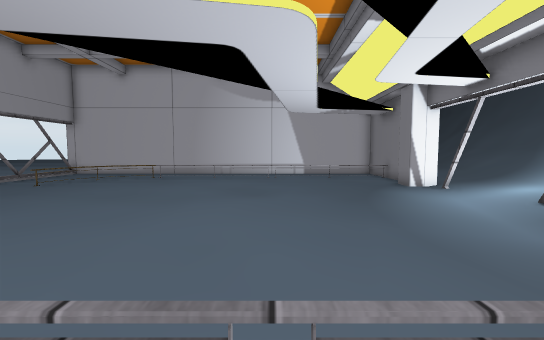
View 1 (above)

19 first-person views from a walk through a scene from a Unity 3-D project. The camera is 1.4 m above the floor, tilts 4° down and sees 90° across. The floor is counted in squares, 1 m on a side. Each view is taken from the middle of a square. On the plan, view 1 faces up. The plan holds only what a view shows up to about 13 squares ahead; the rest is blank. The place goes on beyond the plan. The player character is not drawn. Some surface patterns are stand-ins.

View 2
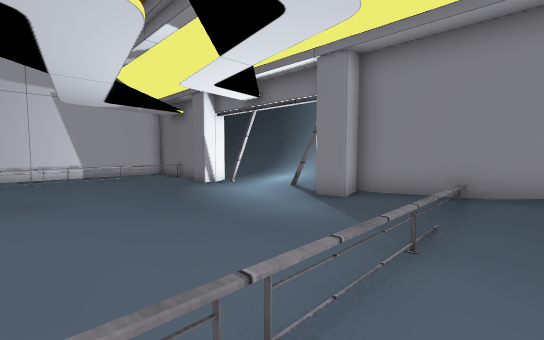

View 3
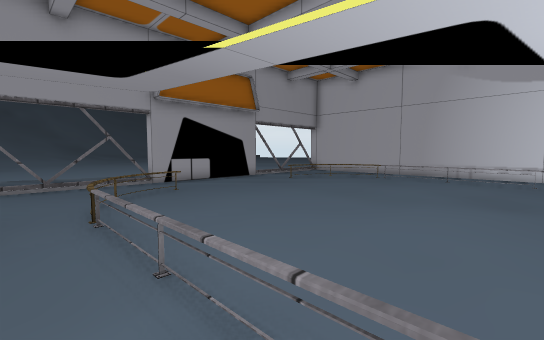

View 4
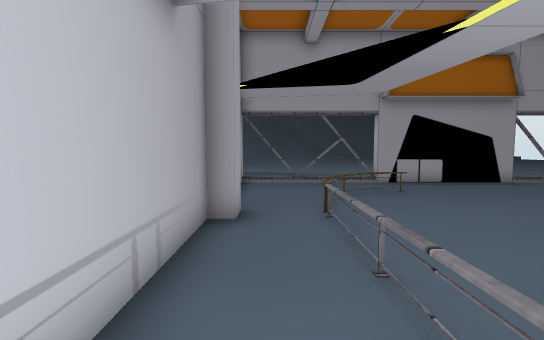

View 5
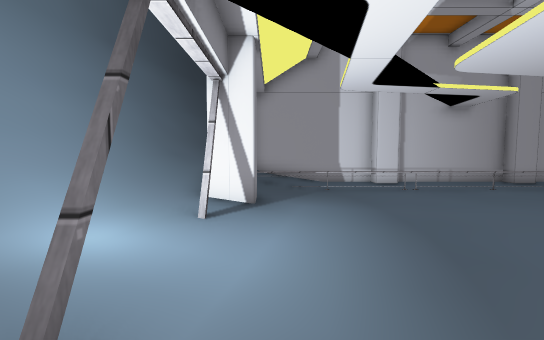

View 6
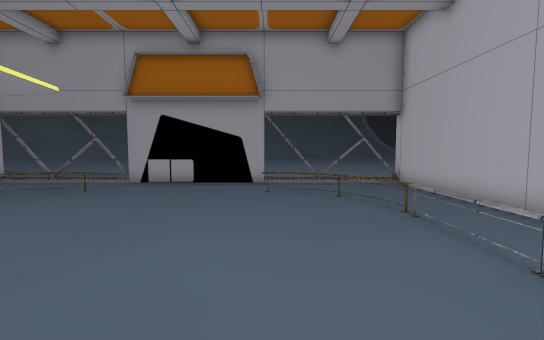

View 7
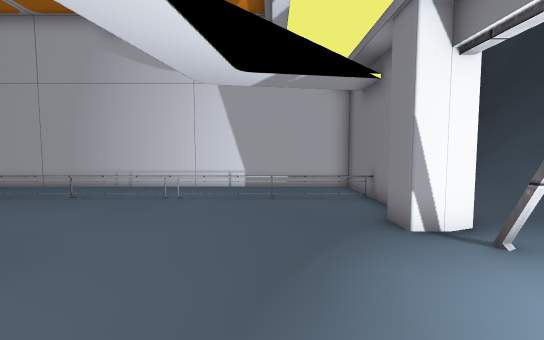

View 8
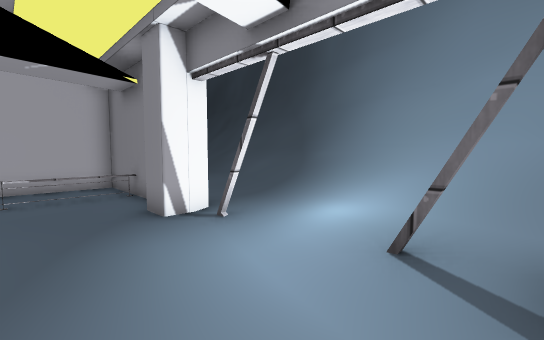

View 9
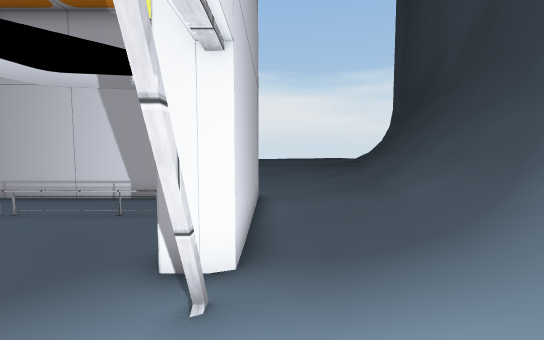

View 10
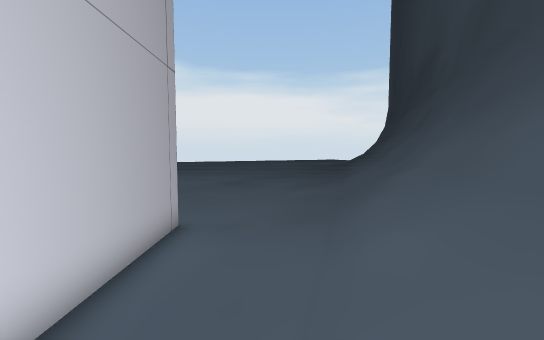

View 11
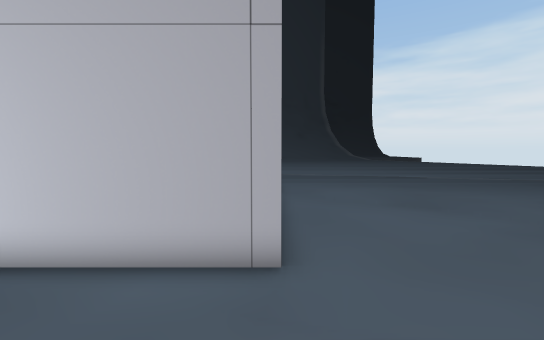

View 12
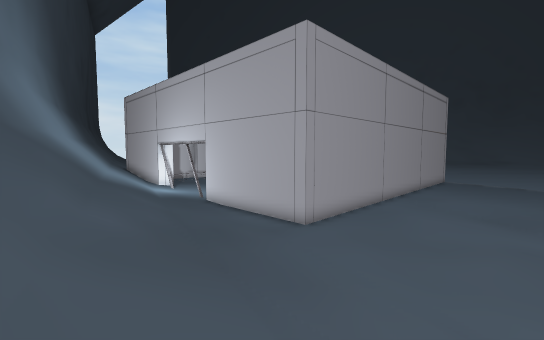

View 13
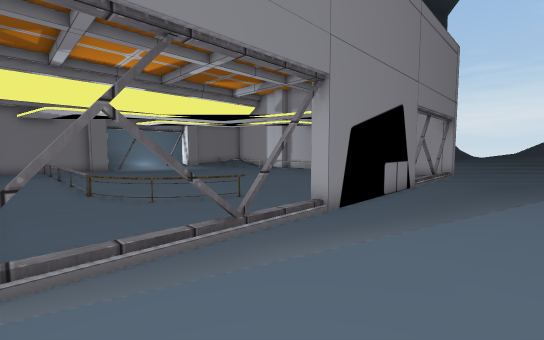

View 14
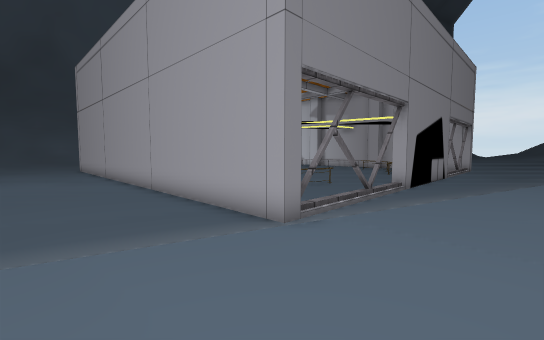

View 15
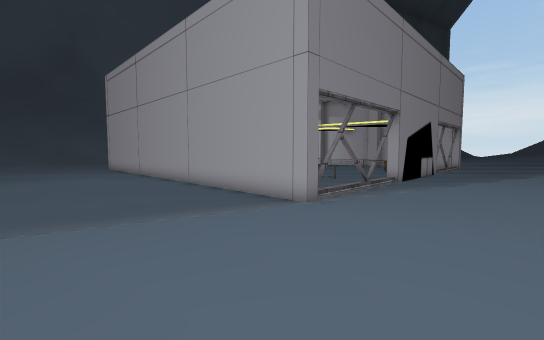

View 16
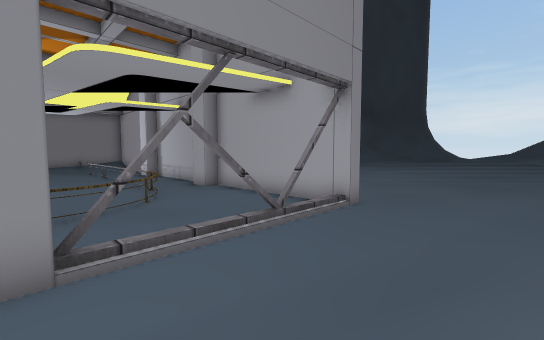

View 17
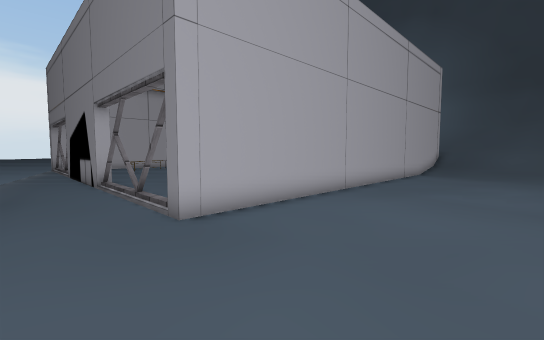

View 18
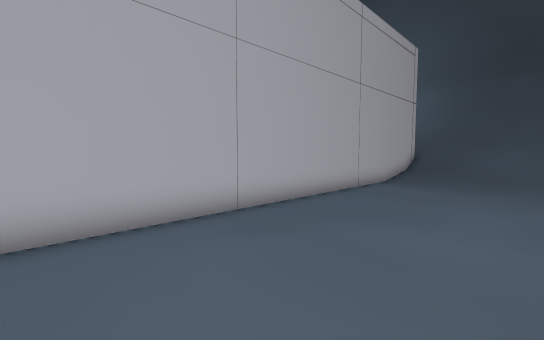

View 19
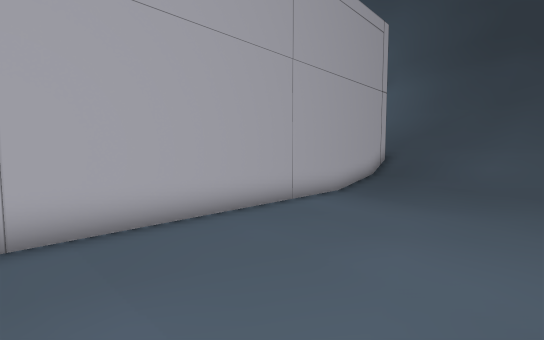

### Floor plan
Key: @ floor where view 1 was taken; # wall or solid block; x gap in a wall; . main floor; : floor 0.25 m higher than the main floor; + floor 0.5 m higher than the main floor; / step, stairs or slope; = window, fence, low wall or low ledge; F fence; P pillar; C column.
Columns run from 17 left of view 1 to 17 right of it. Each row starts with its distance up from view 1.
 23 . ..........................//////#
 22  ...........................//////#
 21 ...........................//////##
 20 ...........................//////#
 19 ...........................//////#
 18 .........................../////=#
 17 .....C#################C..//////##
 16 .....#.................#..//////#
 15 .....x.................#../////=#
 14 ..........F============#.//////##
 13 ........FF.............#.//////#
 12 .....#..F..............#.//////#
 11 ........F..............P./////=#
 10 .....#.................///////##
  9 .....#.................#://///#
  8 .....#................../////=#
  7 .....#.................//////##
  6 .....#................./:////#
  5  ....#.................P+////#
  4  .......F..............P////=#
  3  ....x..F.............:#////##
  2  ........F............:#////#
  1 ..........#========== /# //=#
  0 .....#...........@.../:# //##
 -1  ....C#####P#####P###### //#
 -2  ....C#################C///#
 -3  ...................////// #
 -4  ...................//////##
 -5  ...................//////#
 -6  .................../////=#
 -7  ..................//////##

Positions as (right, up) in squares from view 1, and headings:
1: (0, 0), facing up
2: (-1, 0), facing up-right
3: (0, 0), facing up-left
4: (0, 0), facing left
5: (5, 11), facing down
6: (0, 11), facing left
7: (3, 6), facing up
8: (3, 5), facing up-right
9: (7, 7), facing up
10: (9, 10), facing up
11: (11, 17), facing left
12: (14, 23), facing down-left
13: (-16, 16), facing down-right
14: (-16, 21), facing down-right
15: (-17, 23), facing down-right
16: (-16, 5), facing down-right
17: (-15, -7), facing up-right
18: (-10, -7), facing up-right
19: (-6, -7), facing up-right
